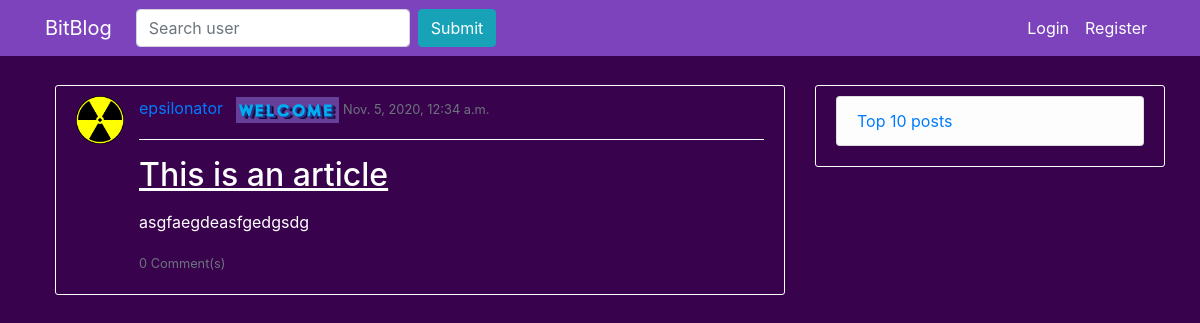
/, run on an earlier commit of the app's database.
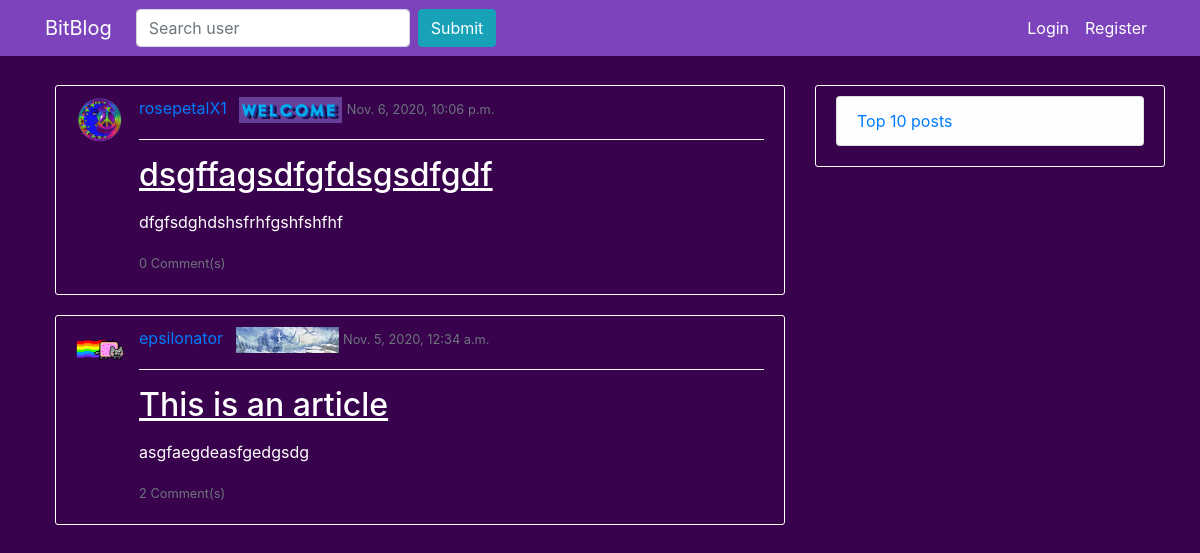
And on a later commit of the database.
### blog/models.py (models this page shows, shortened)
class BlogPost(models.Model):
	title = models.CharField(max_length = 50)
	content = RichTextField()
	post_date = models.DateTimeField(default = timezone.now)
	author = models.ForeignKey(User, on_delete = models.CASCADE)
	votes = models.IntegerField(default = 0)

class BlogUser(models.Model):
	user = models.OneToOneField(User, on_delete = models.CASCADE)
	desc = models.TextField(max_length = 250, default = "No description")
	hometown = models.CharField(max_length = 200, default = "Not specified")
	birth_date = models.DateField(null = True, blank = True)
	current_profile_card = models.ForeignKey(ProfileCard, on_delete = models.DO_NOTHING, default = 1)
	current_sigil = models.ForeignKey(Sigil, on_delete = models.DO_NOTHING, default = 1)

class Sigil(models.Model):
	name = models.CharField(unique=True, max_length=50)
	img = models.ImageField(upload_to='sigils')

class ProfileCard(models.Model):
	name = models.CharField(unique = True, max_length = 50)
	img = models.ImageField(upload_to = 'profile_cards')
	img_small = models.ImageField(upload_to = 'profile_cards_small')

### blog/views.py (the view)
# urls.py: path('',  BlogPostListView.as_view(), name = 'blog-home'),
class BlogPostListView(ListView):
	model = BlogPost
	template_name = 'index.html'
	context_object_name = 'posts'
	ordering = ['-post_date']
	paginate_by = 20

### blog/templatetags/custom_tags.py (called while the page is built)
@register.simple_tag
def setvar(val = None):
    return val

### blog/templates/index.html (shortened to what this page needs)
{% extends 'blog/base.html' %}
{% block content %}
	{% for post in posts %}
		<article class="media content-section">
			<img class = "account-img size-48" src="{{ post.author.bloguser.current_sigil.img.url }}">
			<div class="media-body">
				<div class="article-metadata">
					<a class="mr-2" href="{% url 'profile' post.author.username %}">{{ post.author }}</a>
					<img src = "{{ post.author.bloguser.current_profile_card.img_small.url }}">
					<small class="text-muted">{{ post.post_date }}</small>
				</div>
				<hr>
				<h2><a class="article-title" href="{% url 'post' post.id %}">{{ post.title }}</a></h2>
				<p class="article-content">{{ post.content | safe | linebreaks | truncatewords:"100" }}</p>
				<small class="text-muted">{{ post.blogcomment_set.count }} Comment(s)</small>
			</div>
		</article>
	{% endfor %}
{% endblock %}
{% block sidebar %}
	<div class="content-section">
		{% if user.is_authenticated %}
	    	<h3>Welcome {{ user.username }}!</h3>
	    	<ul class="list-group">
	    		<li class="list-group-item list-group-item-light"><a href="">Top 10 posts</a></li>
	        	<li class="list-group-item list-group-item-light"><a href="{% url 'post-create' %}">Create Post</a></li>
	        	<li class="list-group-item list-group-item-light"><a href="{% url 'profile' user.username %}">Check Profile</a></li>
	      	</ul>
      	{% else %}
      		<ul class="list-group">
      			<li class="list-group-item list-group-item-light"><a href="">Top 10 posts</a></li>
      		</ul>
      	{% endif %}
  	</div>
{% endblock %}

What changed in the data, as far as the page shows it:
added BlogPost: author.bloguser.current_sigil.img (picture), author "rosepetalX1", author.bloguser.current_profile_card.img_small (picture), post_date "Nov. 6, 2020, 10:06 p.m.", title "dsgffagsdfgfdsgsdfgdf", content "dfgfsdghdshsfrhfgshfshfhf", blogcomment_set.count "0"
changed through a linked row, BlogPost "This is an article": author.bloguser.current_sigil.img: a different picture; author.bloguser.current_profile_card.img_small: a different picture; blogcomment_set.count "0" → "2"
